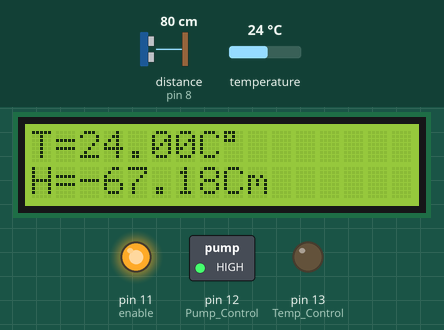
A sketch run on a simulated Arduino Uno, built with avr-gcc and run on an emulated ATmega328P. Shown: 16×2 character LCD, switched loads named in the sketch (green lamp = pin HIGH), output pins drawn as LEDs (lit = HIGH). Wiring (inferred from the names in the program): ultrasonic range finder: trigger pin 9; echo pin 8. The inputs (shaded band) are chosen by the test bench; at power-on: distance to the obstacle (sensor on pin 8) 80 cm, temperature 24 °C. The echo pulse lasts 58.3 µs per cm; pins used as bus, display or sensor lines are not drawn; what the sketch prints to the serial monitor is not drawn.

Above: at 1.4 s.
1.5 s: distance to the obstacle (sensor on pin 8) set to 6 cm
At 3.7 s:
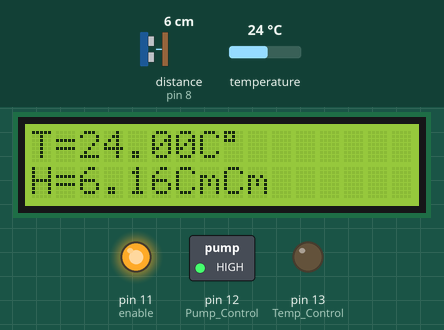
7.2 s: distance to the obstacle (sensor on pin 8) set to 3 cm
At 10.6 s:
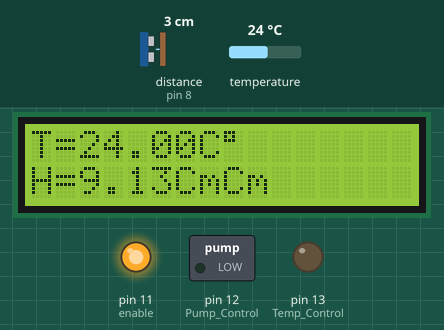
11.1 s: temperature set to 7 °C
At 12.0 s:
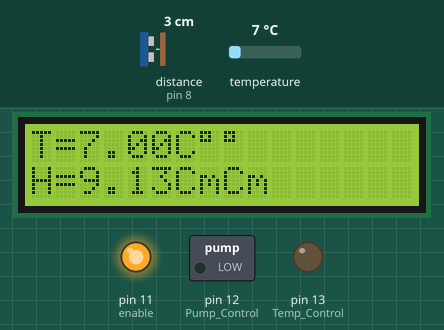
13.5 s: distance to the obstacle (sensor on pin 8) set to 2 cm
At 16.0 s:
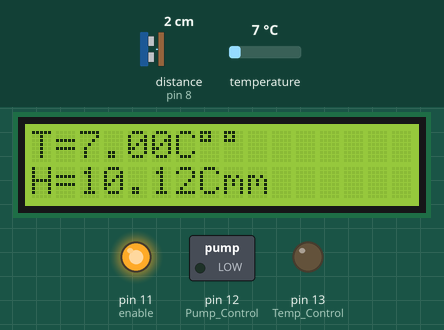
19.2 s: temperature set to 29.3 °C
At 21.5 s:
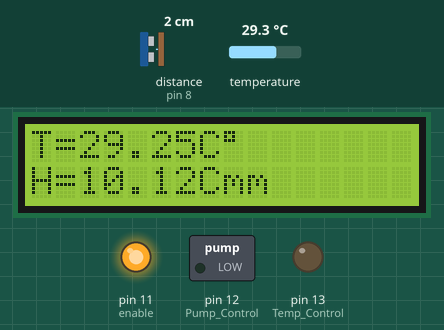
21.8 s: temperature set to 30.6 °C
At 22.9 s:
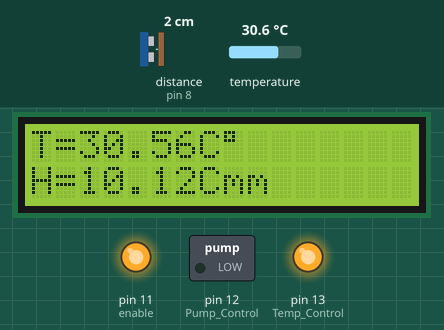
Timing chart, 0 to 24.8 s (numbered marks = the images above; inputs shaded):
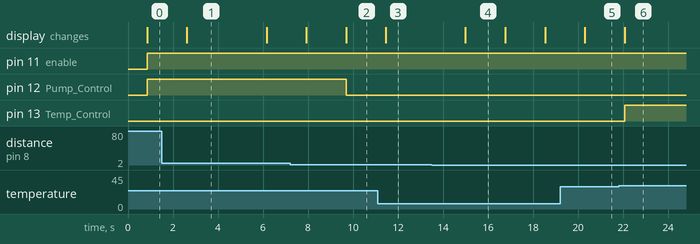

Measured:
- the behaviour switches between 5 and 4 cm on distance to the obstacle (sensor on pin 8) (found by bisection; images 1 and 2)
- the behaviour switches between 30 and 30.1 °C on temperature (found by bisection; images 5 and 6)
- after the input at 1.5 s, the display: changes after 1.1 s (image 1)
- after the input at 7.2 s, pin 12 (Pump_Control): HIGH → LOW after 2.5 s; the display: first differs from a run without the input after 2.5 s (image 2)
- after the input at 11.1 s, the display: changes after 0.36 s (image 3)
- after the input at 13.5 s, the display: changes after 1.5 s (image 4)
- after the input at 19.2 s, the display: changes after 1.1 s (image 5)
- after the input at 21.8 s, pin 13 (Temp_Control): LOW → HIGH after 0.27 s; the display: changes after 0.27 s (image 6)

The sketch:

Water_Tank_Control_System_Without_PID.ino
```cpp
#include <OneWire.h>
#include <DallasTemperature.h>
#include <LiquidCrystal.h>

// PWM pins in Arduino Uno:3,5,6,9,10,11

// Define pins for LCD
#define Rs 2
#define En 3
#define d4 4
#define d5 5
#define d6 6
#define d7 7
LiquidCrystal lcd(Rs,En,d4,d5,d6,d7);
// Define Pins for Ultrasonic Sensor
#define echo 8
#define trig 9

// Temperature sensor pin
#define ONE_WIRE_BUS 10
OneWire oneWire(ONE_WIRE_BUS);

// Pump Speed Control Pin
#define enable 11

// Pump Control Pin
#define Pump_Control 12

// Temperature Control pin
#define Temp_Control 13

DallasTemperature sensors(&oneWire);
float Celcius=0;
//float Fahrenheit=0;
//int_values for temp_sensor
float temp;
// Variables for Ultrasonic sensor
float duration;
float distance;
//float distancem;
float Height;
//float Heightm;

void setup() {

      // Start serial port
      Serial.begin(9600);
      pinMode(trig,OUTPUT);
      pinMode(echo,INPUT);
      pinMode(Pump_Control,OUTPUT);
      pinMode(Temp_Control,OUTPUT);
      pinMode(enable,OUTPUT);
      lcd.begin(16,2);
      // Start up the library for ds18b20 sensor
      sensors.begin();
}

void loop() {
  // Ultrasonic Measuring duration to get distance
  digitalWrite(trig,LOW);
  delayMicroseconds(2);
  digitalWrite(trig,HIGH);
  delayMicroseconds(10);
  digitalWrite(trig,LOW);
  duration=pulseIn(echo,HIGH);
  duration=duration/2;
  distance=duration*0.034;
  //distancem=duration*0.00034;
  Height=11.8-distance;
  //Heightm=0.118-distancem;

  // Temperature sensor Measuring Temperature
  sensors.requestTemperatures();
  Celcius=sensors.getTempCByIndex(0);
  //Fahrenheit=sensors.getTempFByIndex(0);

  //Controlling Pump
  if(Height<=8)
  {
    digitalWrite(Pump_Control,HIGH);
    analogWrite(enable,255);
  }
  else
  {
    digitalWrite(Pump_Control,LOW);
    analogWrite(enable,255);
  }

  //Controlling Heater
  if(Celcius>30)
  {
    digitalWrite(Temp_Control,HIGH);
  }
  else
  {
    digitalWrite(Temp_Control,LOW);
  }

  Serial.print("T=");
  Serial.print(Celcius);
  Serial.print(" ");

  lcd.setCursor(0,0);
  lcd.print("T=");
  lcd.print(Celcius);
  lcd.print("C");
  lcd.write(223);

  //lcd.setCursor(9,0);
  //lcd.print(Fahrenheit);
  //lcd.print("F");
  //lcd.write(223);


  lcd.setCursor(0,1);
  lcd.print("H=");
  lcd.print(Height);
  lcd.print("Cm");

  //lcd.setCursor(9,1);
  //lcd.print(Heightm);
  //lcd.print("m");

  delay(1000);
}
```
